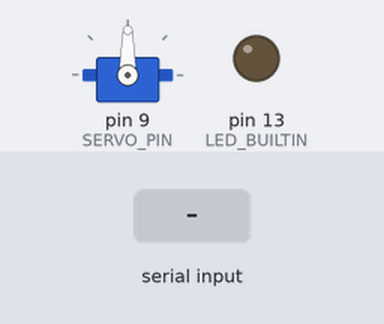
This sketch was run on a simulated Arduino Nano Every. Parts: servo, output pins drawn as LEDs (lit = HIGH). Inputs (shaded band) come from the test bench. What the sketch prints to the serial monitor is not drawn.

Above: at 1.2 s.
1.3 s: "start\n" received over Serial
At 3.7 s:
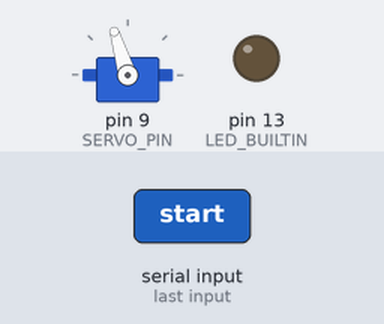
4.3 s: "1\n" received over Serial
At 6.0 s:
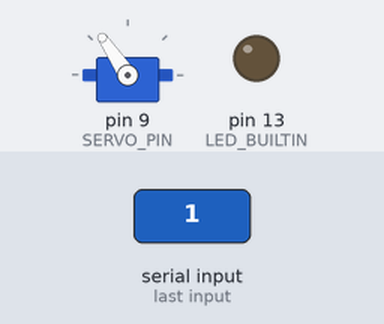
7.3 s: "start\n" received over Serial
At 9.5 s:
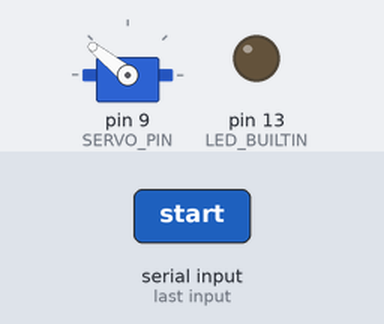
Timing chart, 0 to 11.0 s (numbered marks = the images above; inputs shaded):
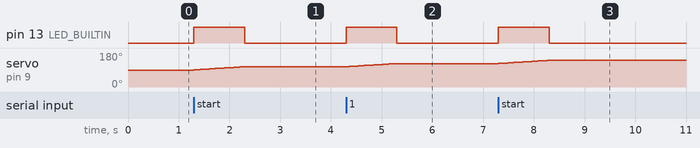

The sketch:

CPS_ServoMotorTest.ino
```cpp
/*
  PROJECT: Wekinator Servo Control
  BOARD: Arduino Nano Every
  MOTOR: SG90 positional servo

  PURPOSE:
  Receive start/stop commands from Processing.

  "start" = Servo sweeps back and forth
  "stop"  = Servo holds its current position

  SAFETY:
  Stop sweeping if Processing stops sending
  commands for more than 1000 milliseconds.
*/

#include <Servo.h>

// Create our servo object.
Servo motor;

// Servo configuration.
const int SERVO_PIN = 9;

// Keep movement within a moderate angle range.
const int MIN_ANGLE = 30;
const int MAX_ANGLE = 150;

// Current servo position.
int angle = 90;

// 1 means increasing angle.
// -1 means decreasing angle.
int direction = 1;

// Controls the movement speed.
// Increase this value for slower movement.
const unsigned long MOVE_INTERVAL = 60;

// Records when the servo last moved.
unsigned long lastMoveTime = 0;

// Is the motor supposed to be moving?
bool motorRunning = false;

// Stores commands arriving from Processing.
String command = "";

// Communication timeout.
const unsigned long TIMEOUT = 1000;

// Time of the last valid command.
unsigned long lastCommandTime = 0;


void setup() {

  // Start serial communication.
  Serial.begin(9600);

  // Configure the built-in LED for testing.
  pinMode(LED_BUILTIN, OUTPUT);

  // Attach our SG90 to pin D9.
  motor.attach(SERVO_PIN);

  // Set initial angle.
  motor.write(angle);

  Serial.println("Arduino ready!");
}


void loop() {

  // PART 1: Read commands from Processing.
  while (Serial.available() > 0) {

    char receivedChar = Serial.read();

    // A newline indicates the end of a command.
    if (receivedChar == '\n' ||
        receivedChar == '\r') {

      command.trim();
      command.toLowerCase();

      // START command.
      if (command == "start" || command == "1") {

        motorRunning = true;
        lastCommandTime = millis();
      }

      // STOP command.
      else if (command == "stop" || command == "0") {

        motorRunning = false;
        lastCommandTime = millis();
      }

      // Clear the command.
      command = "";

    } else {

      // Build up the incoming word.
      if (command.length() < 20) {
        command += receivedChar;
      }
    }
  }


  // PART 2: Check communication timeout.

  // Stop if Processing hasn't communicated.
  if (millis() - lastCommandTime > TIMEOUT) {
    motorRunning = false;
  }


  // PART 3: Update built-in LED.

  digitalWrite(
    LED_BUILTIN,
    motorRunning ? HIGH : LOW
  );


  // PART 4: Move the servo.

  if (motorRunning) {

    unsigned long currentTime = millis();

    // Only move when the interval has elapsed.
    if (currentTime - lastMoveTime >= MOVE_INTERVAL) {

      lastMoveTime = currentTime;

      // Change the angle by one degree.
      angle = angle + direction;

      // Reverse at the maximum angle.
      if (angle >= MAX_ANGLE) {
        angle = MAX_ANGLE;
        direction = -1;
      }

      // Reverse at the minimum angle.
      else if (angle <= MIN_ANGLE) {
        angle = MIN_ANGLE;
        direction = 1;
      }

      // Command the new position.
      motor.write(angle);
    }
  }

  // No delay(), so we can respond to commands
  // without blocking the program.
}
```

Measured:
- after the input at 1.3 s, pin 13 (LED_BUILTIN): LOW → HIGH at once, → LOW 1.0 s later; servo on pin 9 (SERVO_PIN): moves from 90° to 107° over 0.96 s, starting at once
- after the input at 4.3 s, pin 13 (LED_BUILTIN): LOW → HIGH at once, → LOW 1.0 s later; servo on pin 9 (SERVO_PIN): moves from 107° to 124° over 0.96 s, starting at once
- after the input at 7.3 s, pin 13 (LED_BUILTIN): LOW → HIGH at once, → LOW 1.0 s later; servo on pin 9 (SERVO_PIN): moves from 124° to 141° over 0.96 s, starting at once
